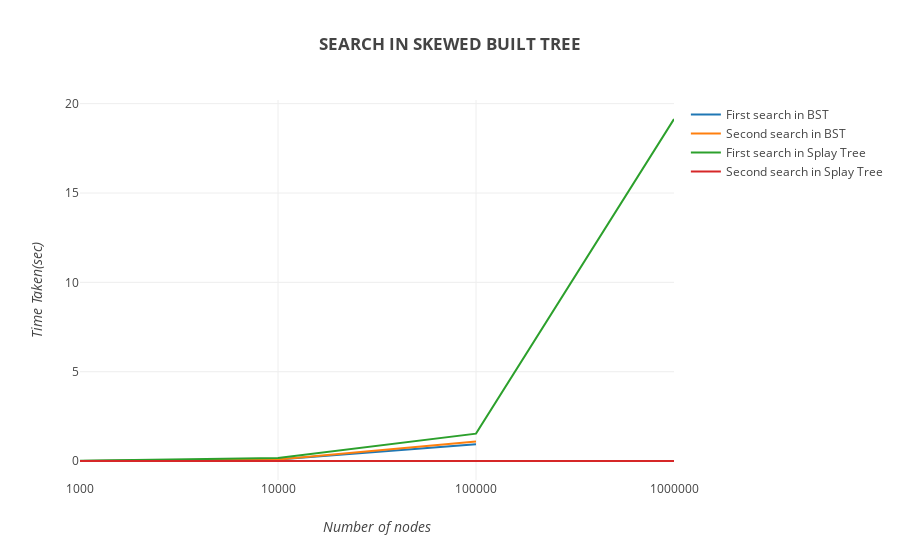

Here is the notebook cell this chart was saved with:
### Code cell
x2 = [1000,10000,100000,1000000]
x1 = [1000,10000,100000]
y1 = [10.5,90.25,947]
y2 = [24,172,1538,19140]
y3 = [10.5,92.75,1100]
y4 = [7.5,7,7.5,6.25]
y1 = [k/1000 for k in y1]
y2 = [k/1000 for k in y2]
y3 = [k/1000 for k in y3]
y4 = [k/1000 for k in y4]
layout = go.Layout(
            title='<b>SEARCH IN SKEWED BUILT TREE</b>',
            yaxis=dict(
                title='<i>Time Taken(sec)</i>'
            ),
            xaxis=dict(
                title='<i>Number of nodes</i>',
                type='category'
            )
        )
trace1 = go.Scatter(
            x=x1,
            y=y1,
            mode='lines',
            name='First search in BST'
        )
trace2 = go.Scatter(
            x=x2,
            y=y2,
            mode='lines',
            name='First search in Splay Tree'
        )
trace3 = go.Scatter(
            x=x1,
            y=y3,
            mode='lines',
            name='Second search in BST'
        )
trace4 = go.Scatter(
            x=x2,
            y=y4,
            mode='lines',
            name='Second search in Splay Tree'
        )
fig = go.Figure(data=[trace1,trace3,trace2,trace4], layout=layout)
py.offline.iplot(fig)

### Figure 1 — Plotly figure (JSON) as saved in the notebook; plotly's stock layout.template omitted (floating-point values rounded to 4 significant figures)
{"data": [{"mode": "lines", "name": "First search in BST", "type": "scatter", "uid": "0218f57d-9b99-43f9-83e5-9e915c085e2b", "x": [1000, 10000, 100000], "y": [0.0105, 0.09025, 0.947]}, {"mode": "lines", "name": "Second search in BST", "type": "scatter", "uid": "361e5669-99a2-41f4-864a-2ff4fdb1a764", "x": [1000, 10000, 100000], "y": [0.0105, 0.09275, 1.1]}, {"mode": "lines", "name": "First search in Splay Tree", "type": "scatter", "uid": "32414707-3c84-4d91-b695-44daf7d797c6", "x": [1000, 10000, 100000, 1000000], "y": [0.024, 0.172, 1.538, 19.14]}, {"mode": "lines", "name": "Second search in Splay Tree", "type": "scatter", "uid": "36426788-3ca4-412f-a3ac-6999219e6b54", "x": [1000, 10000, 100000, 1000000], "y": [0.0075, 0.007, 0.0075, 0.00625]}], "layout": {"title": "<b>SEARCH IN SKEWED BUILT TREE</b>", "xaxis": {"title": "<i>Number of nodes</i>", "type": "category"}, "yaxis": {"title": "<i>Time Taken(sec)</i>"}}}
